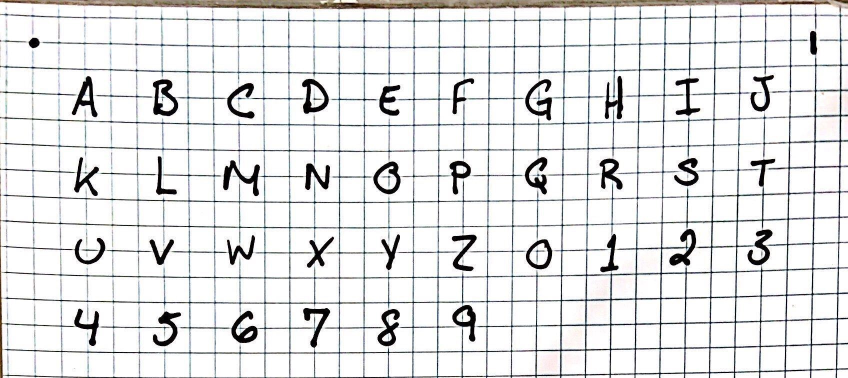
#> input picture char_set_1.jpg, 1696 x 756 px (shown at 1/2 size)
$ python masking.py
#> lines starting #> are read from the running program, lines starting #| are printed output that depends on the picture; after the words box and inside, x2 and y2 are one past the last pixel; in counts of white or black regions, pixels touching at a corner belong together
import numpy as np
import cv2
import imutils

lower = (0, 0, 0)
upper = (255, 255, 10)

IMAGE = 'char_set_1.jpg' # put the name of your file here

small_kernel = np.ones((2,2), np.uint8) # can adjust this
large_kernel = np.ones((4,4), np.uint8)
def main_loop():

    image = cv2.imread(IMAGE)
#> image is the input picture: shape (756, 1696, 3); mean B, G, R 227.2, 226.9, 226.5
    # frame = imutils.resize(image, width=600, height=400)

    # blurred = cv2.GaussianBlur(frame, (3,3), 0)
    hsv = cv2.cvtColor(image, cv2.COLOR_BGR2HSV)
#> hsv: shape (756, 1696, 3); mean H, S, V 51.5, 12.4, 228.7

    masked = cv2.inRange(hsv, lower, upper)
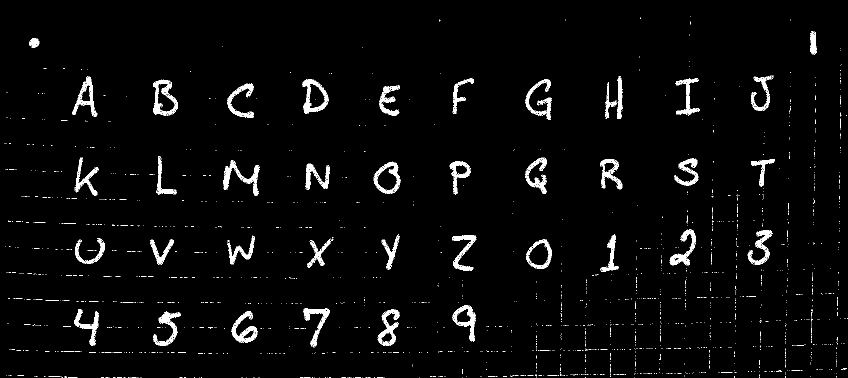
#> masked: shape (756, 1696) (shown at 1/2 size); 2.7% white in thin lines or dots

    #closing
    dilated = cv2.dilate(masked, small_kernel, iterations=2)
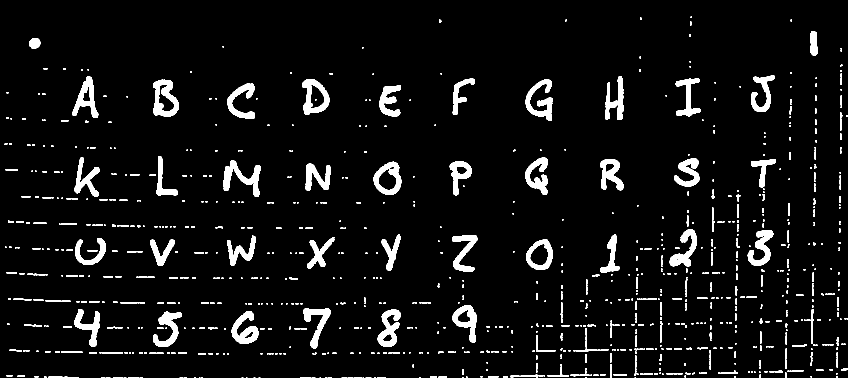
#> dilated: shape (756, 1696) (shown at 1/2 size); 6% white; 953 white regions (569 under 20 px), largest, box (x1, y1, x2, y2) and area: (306, 159, 358, 234) 2112, (447, 321, 521, 394) 2024, (1051, 159, 1105, 242) 1960
    erroded = cv2.erode(dilated, small_kernel, iterations=3)
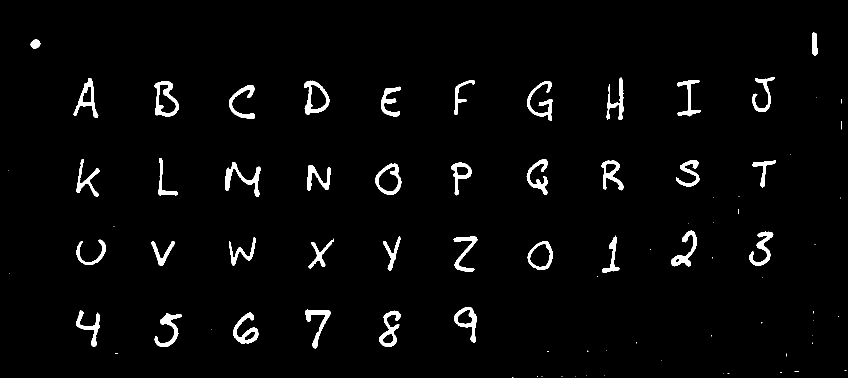
#> erroded: shape (756, 1696) (shown at 1/2 size); 2.8% white; 83 white regions (45 under 20 px), largest, box (x1, y1, x2, y2) and area: (309, 163, 358, 233) 1368, (450, 324, 521, 394) 1334, (608, 161, 659, 229) 1230

    cv2.imshow("Original", image)
    cv2.imshow("Masked", masked)
    cv2.imshow("filtered", erroded)

    key = cv2.waitKey(1) & 0xFF
#> (key q is pressed here)
    while key != ord("q"):
        key = cv2.waitKey(1) & 0xFF

    print("Done")
    cv2.destroyAllWindows()

    return

main_loop()
